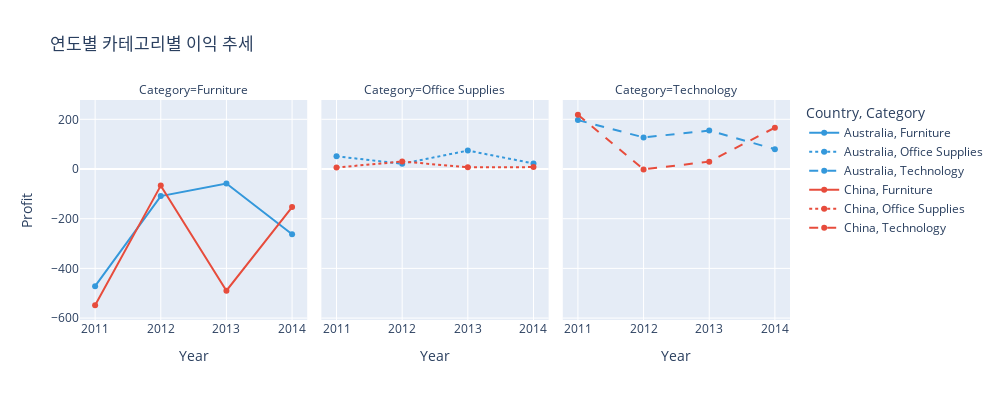
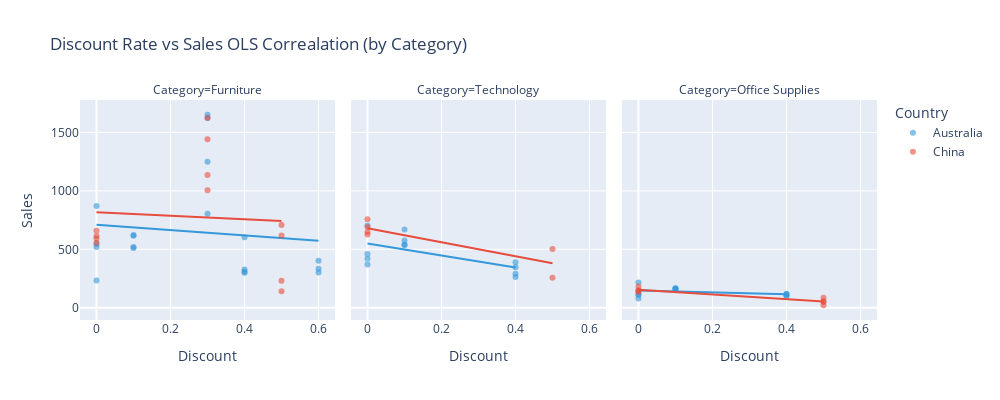

Notebook code cell kept with these figures, in order:
### Code cell
#호주, 중국 카테고리 연도별 이익 추세, 할인율 이익 상관관계 

# 1. 연도별 카테고리별 이익 추세를 라인 차트로 시각화

def plot_profit_trend():
    # 연도별, 국가별, 카테고리별 총 이익 계산
    profit_by_year = aus_china_sp.groupby(['Year', 'Country', 'Category'])['Profit'].sum().reset_index()
    
    fig = px.line(profit_by_year, 
                  x='Year', 
                  y='Profit', 
                  color='Country', 
                  line_dash='Category',
                  facet_col='Category',
                  markers=True,
                  title='연도별 카테고리별 이익 추세',
                  color_discrete_map={'Australia': '#3498DB', 'China': '#E74C3C'},
                  width=1000, height=400)
    
    return fig

# 2. 할인율과 이익의 상관관계를 산점도와 회귀선으로 시각화

def plot_discount_profit_correlation():
    fig = px.scatter(aus_china_sp, 
                     x='Discount', 
                     y='Sales', 
                     color='Country',
                     facet_col='Category',
                     opacity=0.6,
                     trendline='ols',
                     title='Discount Rate vs Sales OLS Correalation (by Category)',
                     color_discrete_map={'Australia': '#3498DB', 'China': '#E74C3C'},
                     width=1000, height=400)
    
    return fig

# 모든 시각화 함수를 실행
profit_trend = plot_profit_trend()
correlation_plot = plot_discount_profit_correlation()

# 결과 출력

# 각 시각화를 출력하려면 아래 주석을 해제하세요
profit_trend.show()
correlation_plot.show()

### Figure 1 — Plotly figure (JSON) as saved in the notebook; plotly's stock layout.template omitted (floating-point values rounded to 4 significant figures)
{"data": [{"hovertemplate": "Country=Australia<br>Category=Furniture<br>Year=%{x}<br>Profit=%{y}<extra></extra>", "legendgroup": "Australia, Furniture", "line": {"color": "#3498DB", "dash": "solid"}, "marker": {"symbol": "circle"}, "mode": "lines+markers", "name": "Australia, Furniture", "orientation": "v", "showlegend": true, "type": "scatter", "x": [2011, 2012, 2013, 2014], "xaxis": "x", "y": [-471.6, -109.1, -58.1, -262.5], "yaxis": "y"}, {"hovertemplate": "Country=Australia<br>Category=Office Supplies<br>Year=%{x}<br>Profit=%{y}<extra></extra>", "legendgroup": "Australia, Office Supplies", "line": {"color": "#3498DB", "dash": "dot"}, "marker": {"symbol": "circle"}, "mode": "lines+markers", "name": "Australia, Office Supplies", "orientation": "v", "showlegend": true, "type": "scatter", "x": [2011, 2012, 2013, 2014], "xaxis": "x2", "y": [51.17, 21.01, 74.2, 22.38], "yaxis": "y2"}, {"hovertemplate": "Country=Australia<br>Category=Technology<br>Year=%{x}<br>Profit=%{y}<extra></extra>", "legendgroup": "Australia, Technology", "line": {"color": "#3498DB", "dash": "dash"}, "marker": {"symbol": "circle"}, "mode": "lines+markers", "name": "Australia, Technology", "orientation": "v", "showlegend": true, "type": "scatter", "x": [2011, 2012, 2013, 2014], "xaxis": "x3", "y": [196.8, 127.2, 154.6, 79.86], "yaxis": "y3"}, {"hovertemplate": "Country=China<br>Category=Furniture<br>Year=%{x}<br>Profit=%{y}<extra></extra>", "legendgroup": "China, Furniture", "line": {"color": "#E74C3C", "dash": "solid"}, "marker": {"symbol": "circle"}, "mode": "lines+markers", "name": "China, Furniture", "orientation": "v", "showlegend": true, "type": "scatter", "x": [2011, 2012, 2013, 2014], "xaxis": "x", "y": [-548.3, -66.84, -489.6, -153.1], "yaxis": "y"}, {"hovertemplate": "Country=China<br>Category=Office Supplies<br>Year=%{x}<br>Profit=%{y}<extra></extra>", "legendgroup": "China, Office Supplies", "line": {"color": "#E74C3C", "dash": "dot"}, "marker": {"symbol": "circle"}, "mode": "lines+markers", "name": "China, Office Supplies", "orientation": "v", "showlegend": true, "type": "scatter", "x": [2011, 2012, 2013, 2014], "xaxis": "x2", "y": [6.026, 30.03, 7.099, 7.64], "yaxis": "y2"}, {"hovertemplate": "Country=China<br>Category=Technology<br>Year=%{x}<br>Profit=%{y}<extra></extra>", "legendgroup": "China, Technology", "line": {"color": "#E74C3C", "dash": "dash"}, "marker": {"symbol": "circle"}, "mode": "lines+markers", "name": "China, Technology", "orientation": "v", "showlegend": true, "type": "scatter", "x": [2011, 2012, 2013, 2014], "xaxis": "x3", "y": [218.4, -1.588, 29.64, 166.5], "yaxis": "y3"}], "layout": {"annotations": [{"font": {}, "showarrow": false, "text": "Category=Furniture", "x": 0.16, "xanchor": "center", "xref": "paper", "y": 1, "yanchor": "bottom", "yref": "paper"}, {"font": {}, "showarrow": false, "text": "Category=Office Supplies", "x": 0.5, "xanchor": "center", "xref": "paper", "y": 1, "yanchor": "bottom", "yref": "paper"}, {"font": {}, "showarrow": false, "text": "Category=Technology", "x": 0.84, "xanchor": "center", "xref": "paper", "y": 1, "yanchor": "bottom", "yref": "paper"}], "height": 400, "legend": {"title": {"text": "Country, Category"}, "tracegroupgap": 0}, "title": {"text": "연도별 카테고리별 이익 추세"}, "width": 1000, "xaxis": {"anchor": "y", "domain": [0, 0.32], "title": {"text": "Year"}}, "xaxis2": {"anchor": "y2", "domain": [0.34, 0.66], "matches": "x", "title": {"text": "Year"}}, "xaxis3": {"anchor": "y3", "domain": [0.68, 1.0], "matches": "x", "title": {"text": "Year"}}, "yaxis": {"anchor": "x", "domain": [0, 1], "title": {"text": "Profit"}}, "yaxis2": {"anchor": "x2", "domain": [0, 1], "matches": "y", "showticklabels": false}, "yaxis3": {"anchor": "x3", "domain": [0, 1], "matches": "y", "showticklabels": false}}}

### Figure 2 — Plotly figure (JSON) as saved in the notebook; plotly's stock layout.template omitted (floating-point values rounded to 4 significant figures)
{"data": [{"hovertemplate": "Country=Australia<br>Category=Furniture<br>Discount=%{x}<br>Sales=%{y}<extra></extra>", "legendgroup": "Australia", "marker": {"color": "#3498DB", "opacity": 0.6, "symbol": "circle"}, "mode": "markers", "name": "Australia", "orientation": "v", "showlegend": true, "type": "scatter", "x": [0, 0.4, 0.3, 0.1, 0.6, 0.4, 0.3, 0.1, 0, 0, 0.6, 0.4, 0.3, 0.1, 0.6, 0.4, 0.3, 0.1, 0], "xaxis": "x", "y": [234.8, 604.1, 1652.0, 519.2, 334, 308.4, 1250.0, 617.0, 545.2, 519.7, 402, 301.0, 1624.0, 622.2, 301.2, 328.6, 804.8, 510.8, 870.9], "yaxis": "y"}, {"hovertemplate": "<b>OLS trendline</b><br>Sales = -229.59 * Discount + 710.433<br>R<sup>2</sup>=0.013039<br><br>Country=Australia<br>Category=Furniture<br>Discount=%{x}<br>Sales=%{y} <b>(trend)</b><extra></extra>", "legendgroup": "Australia", "marker": {"color": "#3498DB", "symbol": "circle"}, "mode": "lines", "name": "Australia", "showlegend": false, "type": "scatter", "x": [0, 0, 0, 0, 0.1, 0.1, 0.1, 0.1, 0.3, 0.3, 0.3, 0.3, 0.4, 0.4, 0.4, 0.4, 0.6, 0.6, 0.6], "xaxis": "x", "y": [710.4, 710.4, 710.4, 710.4, 687.5, 687.5, 687.5, 687.5, 641.6, 641.6, 641.6, 641.6, 618.6, 618.6, 618.6, 618.6, 572.7, 572.7, 572.7], "yaxis": "y"}, {"hovertemplate": "Country=Australia<br>Category=Technology<br>Discount=%{x}<br>Sales=%{y}<extra></extra>", "legendgroup": "Australia", "marker": {"color": "#3498DB", "opacity": 0.6, "symbol": "circle"}, "mode": "markers", "name": "Australia", "orientation": "v", "showlegend": false, "type": "scatter", "x": [0.4, 0.1, 0, 0.4, 0.1, 0, 0.4, 0.1, 0, 0.4, 0.1, 0], "xaxis": "x2", "y": [389.9, 538.7, 459.6, 347.9, 537.6, 419.4, 263.9, 575.3, 704.4, 292.3, 669.6, 370.7], "yaxis": "y2"}, {"hovertemplate": "<b>OLS trendline</b><br>Sales = -514.914 * Discount + 549.941<br>R<sup>2</sup>=0.412799<br><br>Country=Australia<br>Category=Technology<br>Discount=%{x}<br>Sales=%{y} <b>(trend)</b><extra></extra>", "legendgroup": "Australia", "marker": {"color": "#3498DB", "symbol": "circle"}, "mode": "lines", "name": "Australia", "showlegend": false, "type": "scatter", "x": [0, 0, 0, 0, 0.1, 0.1, 0.1, 0.1, 0.4, 0.4, 0.4, 0.4], "xaxis": "x2", "y": [549.9, 549.9, 549.9, 549.9, 498.4, 498.4, 498.4, 498.4, 344.0, 344.0, 344.0, 344.0], "yaxis": "y2"}, {"hovertemplate": "Country=Australia<br>Category=Office Supplies<br>Discount=%{x}<br>Sales=%{y}<extra></extra>", "legendgroup": "Australia", "marker": {"color": "#3498DB", "opacity": 0.6, "symbol": "circle"}, "mode": "markers", "name": "Australia", "orientation": "v", "showlegend": false, "type": "scatter", "x": [0.4, 0.1, 0, 0, 0.4, 0.1, 0.4, 0.1, 0, 0.1, 0, 0.4], "xaxis": "x3", "y": [96.76, 168.3, 115.4, 109.9, 108.5, 153.8, 118.2, 163.2, 216.5, 164.4, 78.94, 118.6], "yaxis": "y3"}, {"hovertemplate": "<b>OLS trendline</b><br>Sales = -77.7509 * Discount + 147.337<br>R<sup>2</sup>=0.125909<br><br>Country=Australia<br>Category=Office Supplies<br>Discount=%{x}<br>Sales=%{y} <b>(trend)</b><extra></extra>", "legendgroup": "Australia", "marker": {"color": "#3498DB", "symbol": "circle"}, "mode": "lines", "name": "Australia", "showlegend": false, "type": "scatter", "x": [0, 0, 0, 0, 0.1, 0.1, 0.1, 0.1, 0.4, 0.4, 0.4, 0.4], "xaxis": "x3", "y": [147.3, 147.3, 147.3, 147.3, 139.6, 139.6, 139.6, 139.6, 116.2, 116.2, 116.2, 116.2], "yaxis": "y3"}, {"hovertemplate": "Country=China<br>Category=Furniture<br>Discount=%{x}<br>Sales=%{y}<extra></extra>", "legendgroup": "China", "marker": {"color": "#E74C3C", "opacity": 0.6, "symbol": "circle"}, "mode": "markers", "name": "China", "orientation": "v", "showlegend": true, "type": "scatter", "x": [0.3, 0, 0.5, 0.5, 0.3, 0, 0, 0.3, 0.5, 0.5, 0.3, 0], "xaxis": "x", "y": [1442.0, 658.3, 619, 142, 1005.0, 556, 614.2, 1624.0, 709, 231.8, 1136.0, 592.6], "yaxis": "y"}, {"hovertemplate": "<b>OLS trendline</b><br>Sales = -147.979 * Discount + 816.927<br>R<sup>2</sup>=0.005059<br><br>Country=China<br>Category=Furniture<br>Discount=%{x}<br>Sales=%{y} <b>(trend)</b><extra></extra>", "legendgroup": "China", "marker": {"color": "#E74C3C", "symbol": "circle"}, "mode": "lines", "name": "China", "showlegend": false, "type": "scatter", "x": [0, 0, 0, 0, 0.3, 0.3, 0.3, 0.3, 0.5, 0.5, 0.5, 0.5], "xaxis": "x", "y": [816.9, 816.9, 816.9, 816.9, 772.5, 772.5, 772.5, 772.5, 742.9, 742.9, 742.9, 742.9], "yaxis": "y"}, {"hovertemplate": "Country=China<br>Category=Technology<br>Discount=%{x}<br>Sales=%{y}<extra></extra>", "legendgroup": "China", "marker": {"color": "#E74C3C", "opacity": 0.6, "symbol": "circle"}, "mode": "markers", "name": "China", "orientation": "v", "showlegend": false, "type": "scatter", "x": [0, 0.5, 0, 0.5, 0, 0], "xaxis": "x2", "y": [757.5, 503.7, 628.1, 257.3, 690.8, 647.5], "yaxis": "y2"}, {"hovertemplate": "<b>OLS trendline</b><br>Sales = -600.971 * Discount + 680.985<br>R<sup>2</sup>=0.749666<br><br>Country=China<br>Category=Technology<br>Discount=%{x}<br>Sales=%{y} <b>(trend)</b><extra></extra>", "legendgroup": "China", "marker": {"color": "#E74C3C", "symbol": "circle"}, "mode": "lines", "name": "China", "showlegend": false, "type": "scatter", "x": [0, 0, 0, 0, 0.5, 0.5], "xaxis": "x2", "y": [681.0, 681.0, 681.0, 681.0, 380.5, 380.5], "yaxis": "y2"}, {"hovertemplate": "Country=China<br>Category=Office Supplies<br>Discount=%{x}<br>Sales=%{y}<extra></extra>", "legendgroup": "China", "marker": {"color": "#E74C3C", "opacity": 0.6, "symbol": "circle"}, "mode": "markers", "name": "China", "orientation": "v", "showlegend": false, "type": "scatter", "x": [0.5, 0, 0.5, 0, 0.5, 0, 0, 0.5], "xaxis": "x3", "y": [50.38, 183.0, 22, 136.1, 56.67, 147.1, 149.6, 85.2], "yaxis": "y3"}, {"hovertemplate": "<b>OLS trendline</b><br>Sales = -200.77 * Discount + 153.945<br>R<sup>2</sup>=0.861330<br><br>Country=China<br>Category=Office Supplies<br>Discount=%{x}<br>Sales=%{y} <b>(trend)</b><extra></extra>", "legendgroup": "China", "marker": {"color": "#E74C3C", "symbol": "circle"}, "mode": "lines", "name": "China", "showlegend": false, "type": "scatter", "x": [0, 0, 0, 0, 0.5, 0.5, 0.5, 0.5], "xaxis": "x3", "y": [153.9, 153.9, 153.9, 153.9, 53.56, 53.56, 53.56, 53.56], "yaxis": "y3"}], "layout": {"annotations": [{"font": {}, "showarrow": false, "text": "Category=Furniture", "x": 0.16, "xanchor": "center", "xref": "paper", "y": 1, "yanchor": "bottom", "yref": "paper"}, {"font": {}, "showarrow": false, "text": "Category=Technology", "x": 0.5, "xanchor": "center", "xref": "paper", "y": 1, "yanchor": "bottom", "yref": "paper"}, {"font": {}, "showarrow": false, "text": "Category=Office Supplies", "x": 0.84, "xanchor": "center", "xref": "paper", "y": 1, "yanchor": "bottom", "yref": "paper"}], "height": 400, "legend": {"title": {"text": "Country"}, "tracegroupgap": 0}, "title": {"text": " Discount Rate vs Sales OLS Correalation (by Category)"}, "width": 1000, "xaxis": {"anchor": "y", "domain": [0, 0.32], "title": {"text": "Discount"}}, "xaxis2": {"anchor": "y2", "domain": [0.34, 0.66], "matches": "x", "title": {"text": "Discount"}}, "xaxis3": {"anchor": "y3", "domain": [0.68, 1.0], "matches": "x", "title": {"text": "Discount"}}, "yaxis": {"anchor": "x", "domain": [0, 1], "title": {"text": "Sales"}}, "yaxis2": {"anchor": "x2", "domain": [0, 1], "matches": "y", "showticklabels": false}, "yaxis3": {"anchor": "x3", "domain": [0, 1], "matches": "y", "showticklabels": false}}}
